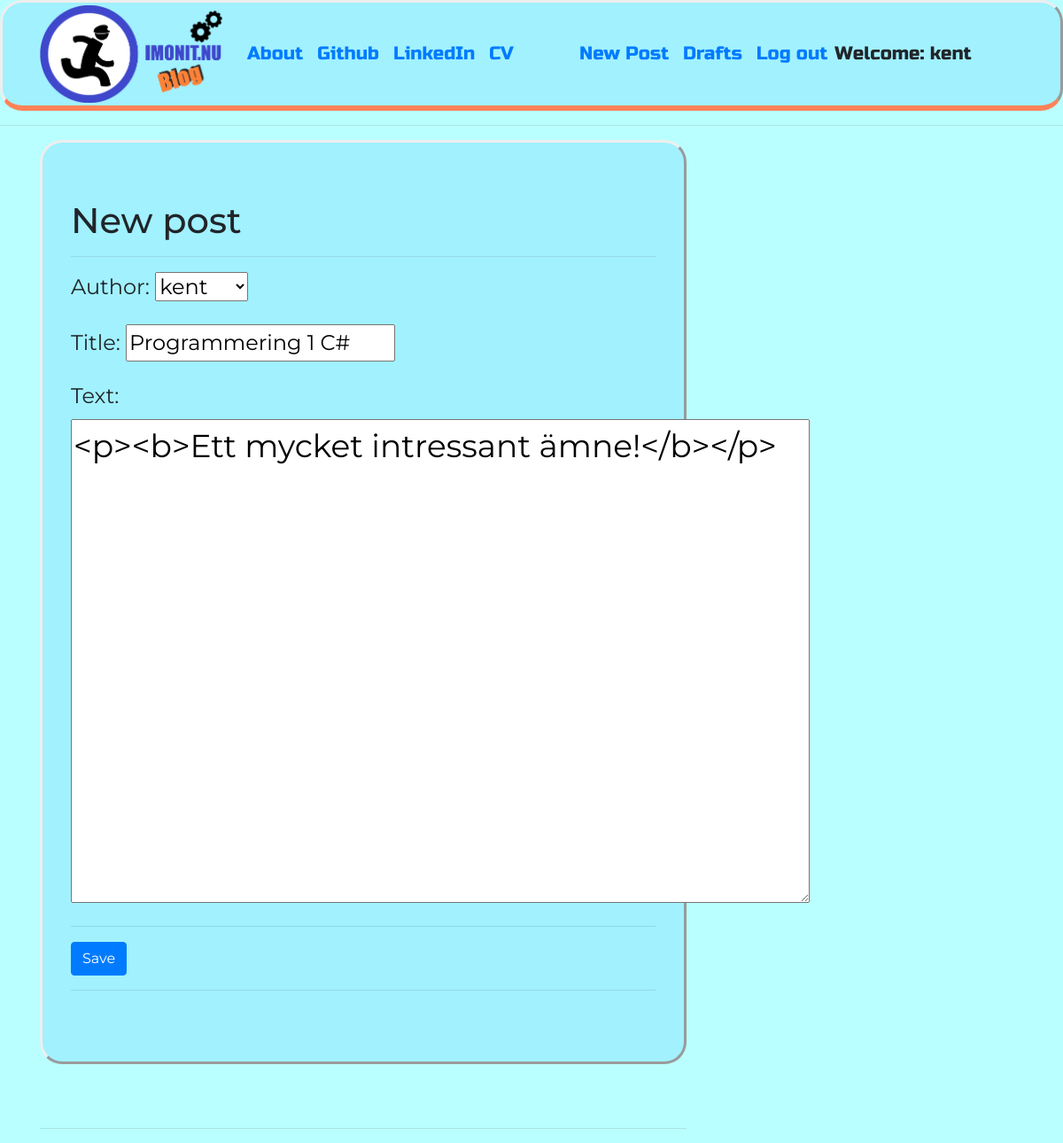
Screenshot of /post/1/edit/ (signed in) with the database file from the repository.
### blog/models.py (models this page shows, shortened)
class Post(models.Model):
    author = models.ForeignKey('auth.User',on_delete=models.CASCADE)
    title = models.CharField(max_length=200)
    text = models.TextField()
    created_date = models.DateTimeField(default=timezone.now)
    published_date = models.DateTimeField(blank=True, null=True)

### blog/views.py (the view)
# urls.py: path('post/<int:pk>/edit/', views.PostUpdateView.as_view(), name='post_edit'),
class PostUpdateView(LoginRequiredMixin,UpdateView):
    login_url = '/login/'
    redirect_field_name = 'blog/post_detail.html'
    form_class = PostForm
    model = Post

### blog/forms.py
class PostForm(forms.ModelForm):
    class Meta:
        model = Post
        fields = ('author','title', 'text',)
        widgets = {
            'title': forms.TextInput(attrs={'class': 'textinputclass'}),
            'text': forms.Textarea(attrs={'class': 'editable medium-editor-textarea postcontent'}),
        }

### blog/templates/blog/post_form.html (shortened to what this page needs)
{% extends 'blog/base.html' %}
{% block content %}
<div class="jumbotron">
    <h1 align="left">New post</h1>
    <hr>
    <form method="POST" class="post-form" align="left">
    {{form.as_p}}
    <hr>
    <button type="submit" class="save btn btn-primary">Save</button>
    <hr>
    </form>
</div>
{% endblock %}

### blog/templates/blog/base.html (shortened to what this page needs)
<!DOCTYPE html>
{% load static %}
<html>
  <head>
    <link rel="stylesheet" href="https://stackpath.bootstrapcdn.com/bootstrap/4.1.3/css/bootstrap.min.css"
>
    <link href="https://maxcdn.bootstrapcdn.com/font-awesome/4.7.0/css/font-awesome.min.css" rel="stylesheet">
    <link rel="stylesheet" href="//cdn.jsdelivr.net/medium-editor/latest/css/medium-editor.min.css" type="text/css" media="screen" charset="utf-8">
    <link rel="stylesheet" href="{% static 'css/blog_master.css' %}">
  </head>
  <body>
    <nav class="navbar navbar-expand-lg techfont mr-auto" style="background-color: #A1F1FF;">
      <div class="container" align="align-items-center mr-auto">
        <div class="navbar-nav align-items-center mr-auto">
          <a class="navbar-brand bigbrand" href="{% url 'post_list' %}"><img
            src="\static\images\imonitBlog.png" alt=""></a>
          <a class="nav-item nav-link loader" href="{% url 'about' %}">About</a>
          <a class="nav-item nav-link loader" href="https://www.github.com">Github</a>
          <a class="nav-item nav-link loader" href="https://www.linkedin.com/in/kent-jakobsson-64325a145">LinkedIn</a>
          <a class="nav-item nav-link loader" href="{% url 'show_cv' %}">CV</a>
        </div>
        <div class="navbar-nav align-items-center mr-auto">
          {% if user.is_authenticated %}
            <a class="nav-item nav-link loader" href="{% url 'post_new' %}">New Post</a>
            <a class="nav-item nav-link loader" href="{% url 'post_draft_list' %}">Drafts</a>
            <a class="nav-item nav-link loader" href="{% url 'logout' %}">Log out</a>
            <a >Welcome: {{ user.username }}</a>
          {% else %}
            <a class="nav-item nav-link" href="{% url 'login' %}" aria-label="Login">
            <span class="fa fa-user" aria-hidden="true"></span></a>
          {% endif %}
        </div>
      </div>
    </nav><hr style="">
          <div class="content container">
              <div class="row">
                  <div class="col-md-8">
                    <div class="blog_posts">
                      {% block content %}
                      {% endblock %}
                      <br>
                      <hr>
                    </div>
                  </div>
              </div>
          </div>
  </body>
</html>

### blog/static/css/blog_master.css (style rules this page uses)
.techfont { font-family: 'Russo One', sans-serif; font-size: 1.3em; margin-bottom: 10px; }
.jumbotron { font-family: 'Montserrat', sans-serif; font-size: 1.5em; text-align: center; background-color: #A1F1FF; border-style: outset; border-radius: 25px; }
.postcontent { font-family: 'Montserrat'; font-size: 1.5em; }
.bigbrand { align-content: flex-start; width: auto; height: auto; }
img { width: 210px; height: auto; }
.loader { filter:hue-rotate(0deg); color: linear-gradient(45deg,#0f8,#08f); animation:hue 5000ms infinite linear; }
body { background-color: #BAFFFF; }
nav { width: auto; border-style: outset; height: 125px; border-bottom: 6px solid #fd8257; border-radius: 25px; }

### rows the page displays
Post: author "kent", title "Programmering 1 C#", text "<p><b>Ett mycket intressant ämne!</b></p>"

### other values shown
{{ user.username }} "kent"
